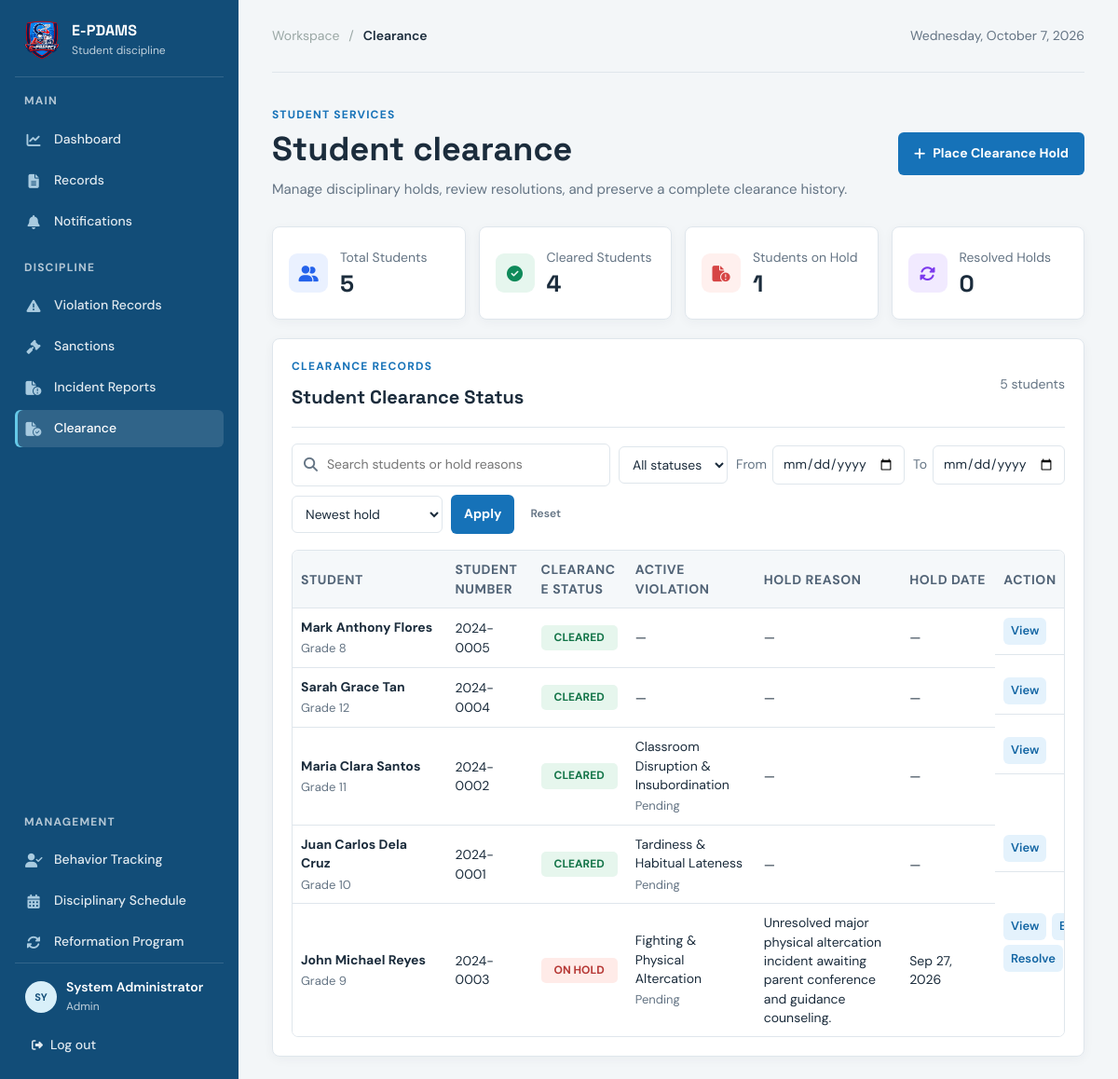
The page /pages/admin/clearance.php (signed in) on the database its author committed.
### tables this page shows
CREATE TABLE `students` (
  `student_id` int(11) NOT NULL,
  `student_number` varchar(50) NOT NULL,
  `first_name` varchar(50) NOT NULL,
  `middle_name` varchar(50) DEFAULT NULL,
  `last_name` varchar(50) NOT NULL,
  `gender` varchar(20) DEFAULT NULL,
  `grade_level` varchar(50) DEFAULT NULL,
  `section` varchar(50) DEFAULT NULL,
  `parent_name` varchar(100) DEFAULT NULL,
  `parent_contact` varchar(50) DEFAULT NULL,
  `parent_email` varchar(100) DEFAULT NULL,
  `address` text DEFAULT NULL,
  `status` varchar(20) NOT NULL DEFAULT 'Active',
  `created_at` timestamp NOT NULL DEFAULT current_timestamp()
);

CREATE TABLE `clearance_hold` (
  `hold_id` int(11) NOT NULL,
  `student_id` int(11) NOT NULL,
  `incident_id` int(11) DEFAULT NULL,
  `violation_id` int(11) DEFAULT NULL,
  `reason` text NOT NULL,
  `placed_by` int(11) DEFAULT NULL,
  `hold_date` date NOT NULL,
  `expected_resolution_date` date DEFAULT NULL,
  `status` varchar(30) NOT NULL DEFAULT 'ON_HOLD',
  `resolution_date` date DEFAULT NULL,
  `resolution_type` varchar(50) DEFAULT NULL,
  `resolution_notes` text DEFAULT NULL,
  `resolved_by` int(11) DEFAULT NULL,
  `release_date` date DEFAULT NULL,
  `released_date` date DEFAULT NULL,
  `release_reason` text DEFAULT NULL,
  `release_notes` text DEFAULT NULL,
  `released_by` int(11) DEFAULT NULL,
  `notes` text DEFAULT NULL,
  `created_at` timestamp NOT NULL DEFAULT current_timestamp(),
  `updated_at` timestamp NOT NULL DEFAULT current_timestamp() ON UPDATE current_timestamp()
);

### pages/admin/clearance.php (the view, shortened to what the rows shown need)
<?php
function clearanceEscape($value): string
{
    return htmlspecialchars((string) $value, ENT_QUOTES, 'UTF-8');
}
function clearancePrepare(mysqli $conn, string $sql, string $types = '', array $params = []): mysqli_stmt
{
    $statement = $conn->prepare($sql);
    if ($types !== '') {
        $bindValues = [$types];
        foreach (array_keys($params) as $index) {
            $bindValues[] = &$params[$index];
        }
        if (!call_user_func_array([$statement, 'bind_param'], $bindValues)) {
            $statement->close();
            throw new RuntimeException('Unable to bind clearance query.');
        }
    }
    if (!$statement->execute()) {
        $statement->close();
        throw new RuntimeException('Unable to execute clearance query.');
    }
    return $statement;
}
$conn = getDbConnection();
$dbError = null;
if ($conn) {
    $conn->set_charset('utf8mb4');
} else {
    $dbError = 'Database connection failed. Start MySQL and refresh the page.';
}
$sort = (string) ($_GET['sort'] ?? 'hold_newest');
$requestedPage = filter_var($_GET['page'] ?? 1, FILTER_VALIDATE_INT);
$page = $requestedPage && $requestedPage > 0 ? (int) $requestedPage : 1;
$perPage = 15;
$sortOptions = [
    'hold_newest' => 'COALESCE(h.hold_date, s.created_at) DESC, s.student_id DESC',
    'hold_oldest' => 'COALESCE(h.hold_date, s.created_at) ASC, s.student_id ASC',
    'name_asc' => 's.last_name ASC, s.first_name ASC, s.student_id ASC',
    'name_desc' => 's.last_name DESC, s.first_name DESC, s.student_id DESC',
];
$clearanceRows = [];
$queryError = null;
$clearanceStatusExpression = "CASE WHEN h.hold_id IS NULL THEN 'CLEARED' WHEN LOWER(h.status) IN ('active', 'on_hold') THEN 'ON_HOLD' WHEN LOWER(h.status) = 'released' THEN 'RELEASED' ELSE 'CLEARED' END";
$fromSql = " FROM students s
    LEFT JOIN clearance_hold h ON h.hold_id = (
        SELECT latest.hold_id FROM clearance_hold latest
        WHERE latest.student_id = s.student_id
        ORDER BY latest.hold_date DESC, latest.hold_id DESC LIMIT 1
    )
    LEFT JOIN infraction_logging i ON i.infraction_id = h.violation_id
    LEFT JOIN violation_category vc ON vc.category_id = i.category_id
    LEFT JOIN sanctions san ON san.sanction_id = i.sanction_id
    LEFT JOIN incident_report ir ON ir.incident_id = h.incident_id
    LEFT JOIN infraction_logging current_i ON current_i.infraction_id = (
        SELECT recent.infraction_id FROM infraction_logging recent
        WHERE recent.student_id = s.student_id
            AND LOWER(COALESCE(recent.status, '')) NOT IN ('resolved', 'dismissed')
        ORDER BY recent.date_time DESC, recent.infraction_id DESC LIMIT 1
    )
    LEFT JOIN violation_category current_vc ON current_vc.category_id = current_i.category_id
    LEFT JOIN sanctions current_san ON current_san.sanction_id = current_i.sanction_id";
if ($conn) {
    try {
        $whereParts = [];
        $filterTypes = '';
        $filterParams = [];
        $whereSql = $whereParts ? ' WHERE ' . implode(' AND ', $whereParts) : '';
        $countSql = 'SELECT COUNT(*) AS total' . $fromSql . $whereSql;
        $countStatement = clearancePrepare($conn, $countSql, $filterTypes, $filterParams);
        $totalRows = (int) ($countStatement->get_result()->fetch_assoc()['total'] ?? 0);
        $totalPages = max(1, (int) ceil($totalRows / $perPage));
        $page = min($page, $totalPages);
        $offset = ($page - 1) * $perPage;
        $rowsSql = "SELECT s.student_id, s.student_number, CONCAT(s.first_name, ' ', COALESCE(s.middle_name, ''), ' ', s.last_name) AS full_name,
                s.grade_level, s.section, h.hold_id, h.reason AS hold_reason, h.hold_date, h.expected_resolution_date, h.status AS hold_status,
                COALESCE(vc.category_name, ir.violation, current_vc.category_name, current_i.offense_committed) AS active_violation,
                COALESCE(i.date_time, current_i.date_time) AS violation_date, COALESCE(i.status, current_i.status) AS violation_status,
                COALESCE(san.sanction_name, current_san.sanction_name) AS sanction_name,
                $clearanceStatusExpression AS clearance_status" . $fromSql . $whereSql . ' ORDER BY ' . $sortOptions[$sort] . ' LIMIT ? OFFSET ?';
        $rowTypes = $filterTypes . 'ii';
        $rowParams = $filterParams;
        $rowParams[] = $perPage;
        $rowParams[] = $offset;
        $rowsStatement = clearancePrepare($conn, $rowsSql, $rowTypes, $rowParams);
        $rowsResult = $rowsStatement->get_result();
        while ($clearanceRow = $rowsResult->fetch_assoc()) {
            $clearanceRows[] = $clearanceRow;
        }
    } catch (Throwable $exception) {
        error_log('Clearance page query failed: ' . $exception->getMessage());
        $queryError = 'Clearance data could not be loaded. Confirm the clearance database upgrade has been applied.';
    }
}
?>
<!DOCTYPE html>
<html lang="en">
<head>
    <link rel="stylesheet" href="../css/style.css?v=animations-v1">
    <link rel="stylesheet" href="https://cdnjs.cloudflare.com/ajax/libs/font-awesome/6.5.2/css/all.min.css">
</head>
<body>
    <div class="dashboard-shell">
        <main class="main-content">
            <section class="page-heading clearance-heading">
                <div>
                    <h1>Student clearance</h1>
                </div>
            </section>
            <?php if ($dbError || $queryError): ?>
                <div class="clearance-flash error" role="alert"><i class="fa-solid fa-circle-exclamation" aria-hidden="true"></i>
                    <div><strong>Unable to load clearance records</strong><span><?= clearanceEscape($dbError ?: $queryError); ?></span></div>
                </div>
            <?php else: ?>
                <section class="activity-panel clearance-list-panel" aria-labelledby="clearance-list-title">
                    <div class="panel-heading clearance-list-heading">
                        <div>
                            <h2 id="clearance-list-title">Student Clearance Status</h2>
                        </div>
                    </div>
                    <?php if ($queryError): ?>
                        <div class="empty-state">
                            <div class="empty-icon"><i class="fa-solid fa-triangle-exclamation" aria-hidden="true"></i></div><strong>Clearance table unavailable</strong>
                            <p><?= clearanceEscape($queryError); ?></p>
                        </div>
                    <?php else: ?>
                        <div class="records-table-wrap">
                            <table class="records-table clearance-table">
                                <thead>
                                    <tr>
                                        <th>Student</th>
                                        <th>Student Number</th>
                                        <th>Clearance Status</th>
                                        <th>Active Violation</th>
                                        <th>Hold Reason</th>
                                        <th>Hold Date</th>
                                        <th>Action</th>
                                    </tr>
                                </thead>
                                <tbody>
                                    <?php if ($clearanceRows): ?>
                                        <?php foreach ($clearanceRows as $row): ?>
                                            <?php $rowStatus = strtoupper((string) $row['clearance_status']); ?>
                                            <tr>
                                                <td><a class="student-name-link" href="clearance.php?student_id=<?= (int) $row['student_id']; ?>"><?= clearanceEscape($row['full_name']); ?></a><small class="table-subtext"><?= clearanceEscape($row['grade_level'] ?: 'Year level not set'); ?></small></td>
                                                <td><?= clearanceEscape($row['student_number']); ?></td>
                                                <td><span class="status-badge clearance-status <?= clearanceEscape(strtolower($rowStatus)); ?>"><?= clearanceEscape(str_replace('_', ' ', $rowStatus)); ?></span></td>
                                                <td><?= $row['active_violation'] ? clearanceEscape($row['active_violation']) : '&mdash;'; ?><?php if ($row['violation_status']): ?><small class="table-subtext"><?= clearanceEscape($row['violation_status']); ?><?= $row['sanction_name'] ? ' &bull; ' . clearanceEscape($row['sanction_name']) : ''; ?></small><?php endif; ?></td>
                                                <td><?= $row['hold_reason'] ? clearanceEscape($row['hold_reason']) : '&mdash;'; ?></td>
                                                <td><?= $row['hold_date'] ? clearanceEscape(date('M j, Y', strtotime($row['hold_date']))) : '&mdash;'; ?></td>
                                                <td class="clearance-row-actions">
                                                    <a class="table-action" href="clearance.php?student_id=<?= (int) $row['student_id']; ?>">View</a>
                                                    <?php if (in_array(strtolower((string) $row['hold_status']), ['active', 'on_hold'], true)): ?>
                                                        <a class="table-action" href="clearance.php?edit_hold=<?= (int) $row['hold_id']; ?>&amp;student_id=<?= (int) $row['student_id']; ?>" aria-label="Edit hold for <?= clearanceEscape($row['full_name']); ?>">Edit</a>
                                                        <button class="table-action" type="button" data-open-modal="resolve-modal" data-hold-id="<?= (int) $row['hold_id']; ?>" data-student-name="<?= clearanceEscape($row['full_name']); ?>">Resolve</button>
                                                    <?php endif; ?>
                                                </td>
                                            </tr>
                                        <?php endforeach; ?>
                                    <?php endif; ?>
                                </tbody>
                            </table>
                        </div>
                    <?php endif; ?>
                </section>
            <?php endif; ?>
        </main>
    </div>
</body>
</html>

### rows shown on the page
students: full_name "Mark Anthony Flores", grade_level "Grade 8", student_number "2024-0005", rowStatus "CLEARED"
students: full_name "Sarah Grace Tan", grade_level "Grade 12", student_number "2024-0004", rowStatus "CLEARED"
students: full_name "Maria Clara Santos", grade_level "Grade 11", student_number "2024-0002", rowStatus "CLEARED", active_violation "Classroom Disruption & Insubordination", violation_status "Pending"
students: full_name "Juan Carlos Dela Cruz", grade_level "Grade 10", student_number "2024-0001", rowStatus "CLEARED", active_violation "Tardiness & Habitual Lateness", violation_status "Pending"
clearance_hold: full_name "John Michael Reyes", student.grade_level "Grade 9", student.student_number "2024-0003", rowStatus "ON HOLD", active_violation "Fighting & Physical Altercation", violation_status "Pending", reason "Unresolved major physical altercation incident awaiting parent conference and guidance counseling.", hold_date "Sep 27, 2026"

### other values the page prints
clearanceEscape($user['full_name'] ?? 'Administrator') "System Administrator"
clearanceEscape(ucfirst((string) ($user['role'] ?? 'Administrator'))) "Admin"
$totalStudents "5"
$clearedStudents "4"
$studentsOnHold "1"
$resolvedHolds "0"
$totalRows "5"
